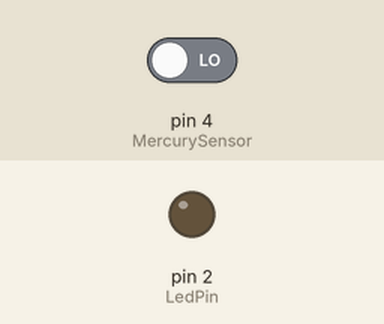
This sketch was run on a simulated Arduino Uno, built with avr-gcc and run on an emulated ATmega328P. Parts: output pins drawn as LEDs (lit = HIGH). The inputs (shaded band) are chosen by the test bench; at power-on: pin 4 (MercurySensor) LOW. What the sketch prints to the serial monitor is not drawn.

Above: at 1.2 s.
1.3 s: pin 4 (MercurySensor) driven HIGH
At 2.1 s:
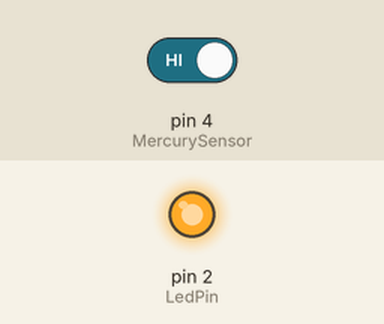
2.8 s: pin 4 (MercurySensor) driven LOW
At 3.3 s:
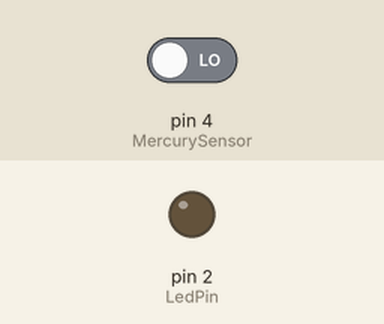
Timing chart, 0 to 5.8 s (numbered marks = the images above; inputs shaded):
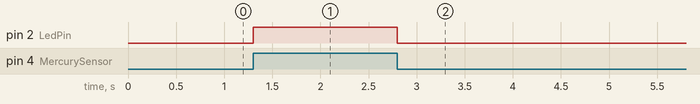

The sketch:

Mercury_sensor.ino
```cpp
  #define MercurySensor 4 //定义水银倾斜开关传感器接口
  #define LedPin 2 //定义LED 接口

  int val;//定义数字变量val
  void setup()
  {
    pinMode(LedPin, OUTPUT); //定义LED 为输出接口
    pinMode(MercurySensor, INPUT); //定义水银倾斜开关传感器为输出接口

    Serial.begin(115200);
  }
  void loop()
  {
    val = digitalRead(MercurySensor); //将数字接口15的值读取赋给val
    if (val == HIGH) //当水银倾斜开关传感器检测有信号时，LED 闪烁
    {
      digitalWrite(LedPin, HIGH);
    }
    else
    {
      digitalWrite(LedPin, LOW);
    }
    Serial.print("val:");
    Serial.println(val, HEX);
  }
```

Measured:
- after the input at 1.3 s, pin 2 (LedPin): LOW → HIGH at once
- after the input at 2.8 s, pin 2 (LedPin): HIGH → LOW at once
